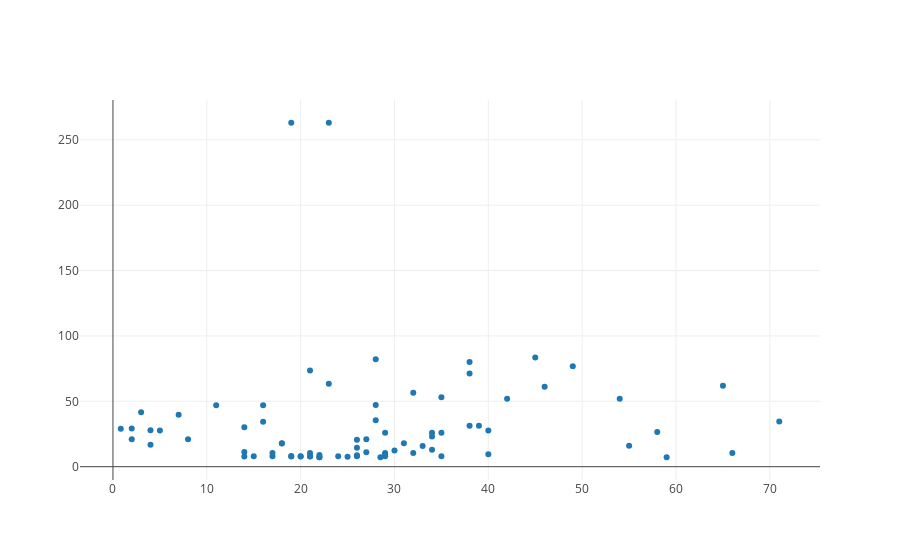

Notebook code for this chart:
### Code cell
#使用plotly画可以交互的图
from plotly.offline import init_notebook_mode, iplot
init_notebook_mode(connected=True)

import plotly.graph_objs as go

iplot([go.Scatter(x=reviews.head(100)['Age'], y=reviews.head(1000)['Fare'], mode='markers')])

### Figure 1 — Plotly figure (JSON) as saved in the notebook; plotly's stock layout.template omitted (floating-point values rounded to 4 significant figures; data arrays with more than 128 entries replaced by an {"elided": "..."} marker saying what was removed)
{"data": [{"mode": "markers", "type": "scatter", "uid": "df7de974-b121-11e8-b8c1-8c8590b26355", "x": [22, 38, 26, 35, 35, null, 54, 2, 27, 14, 4, 58, 20, 39, 14, 55, 2, null, 31, null, 35, 34, 15, 28, 8, 38, null, 19, null, null, 40, null, null, 66, 28, 42, null, 21, 18, 14, 40, 27, null, 3, 19, null, null, null, null, 18, 7, 21, 49, 29, 65, null, 21, 28.5, 5, 11, 22, 38, 45, 4, null, null, 29, 19, 17, 26, 32, 16, 21, 26, 32, 25, null, null, 0.83, 30, 22, 29, null, 28, 17, 33, 16, null, 23, 24, 29, 20, 46, 26, 59, null, 71, 23, 34, 34], "y": {"elided": "891 float values"}}], "layout": {}}
